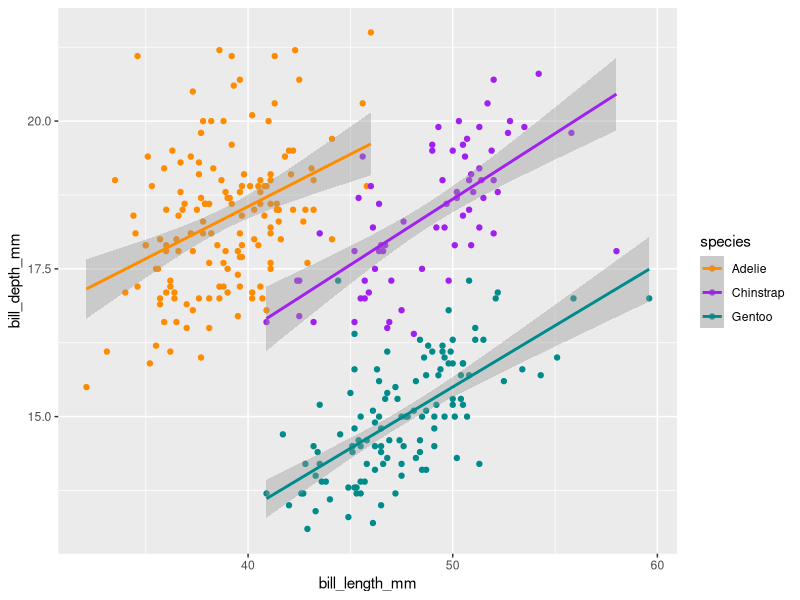
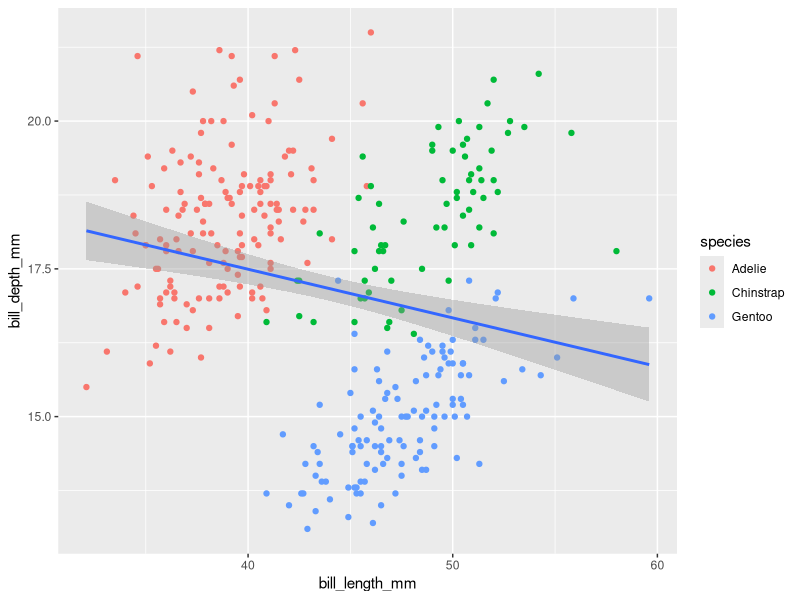
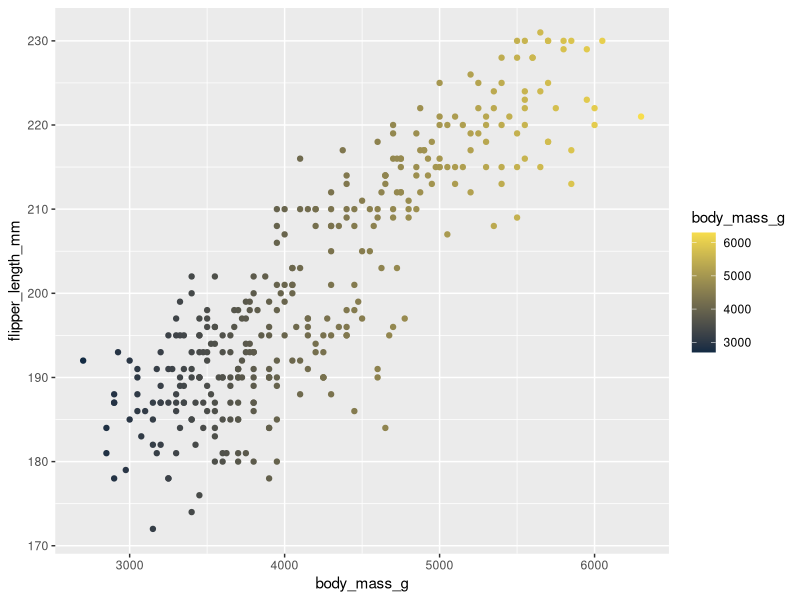
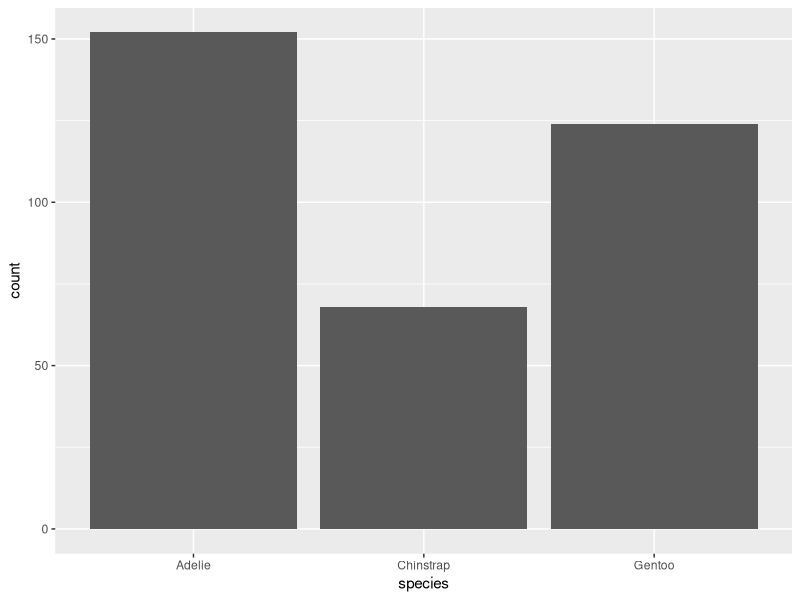
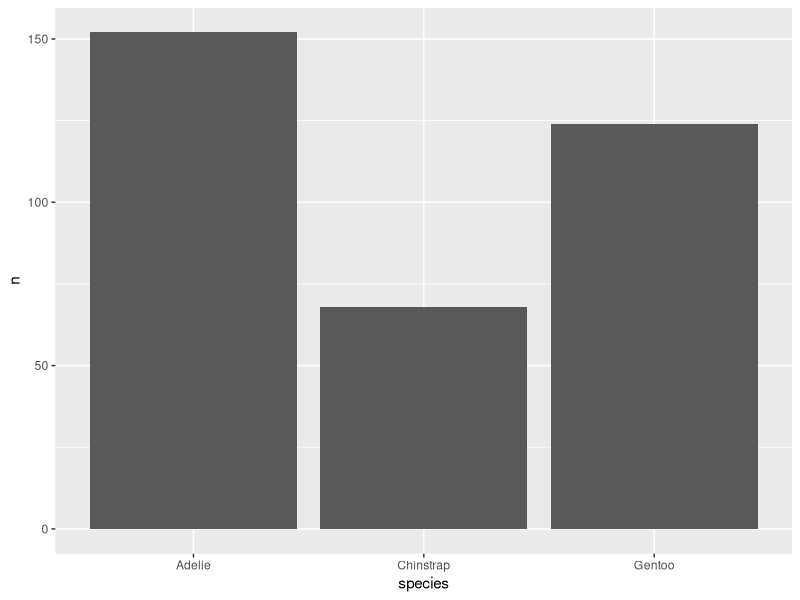
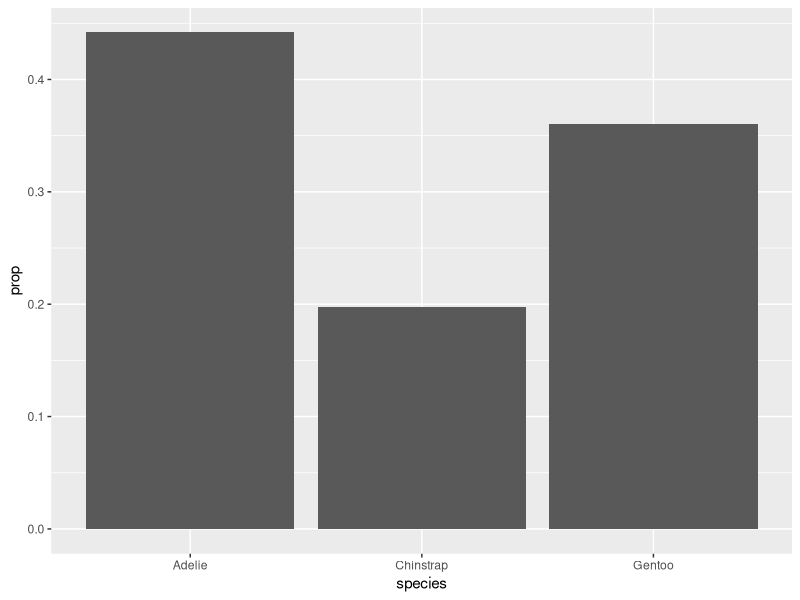
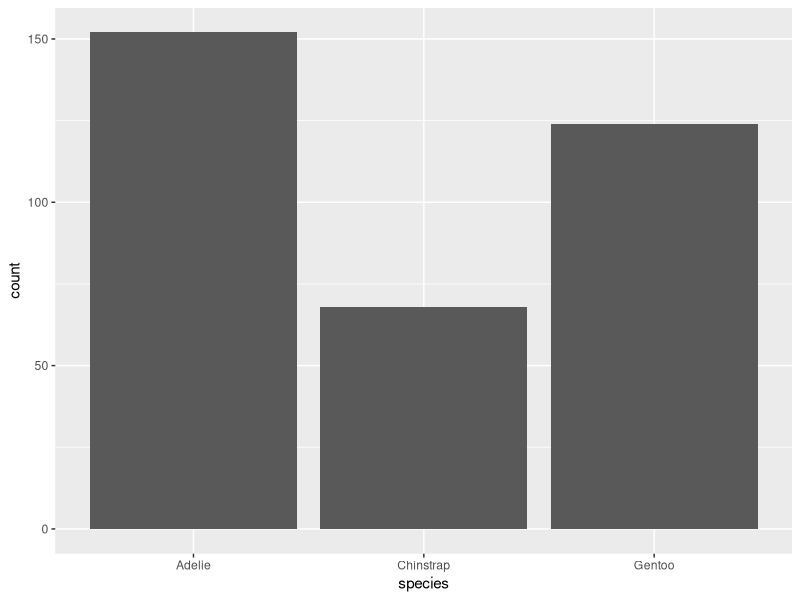
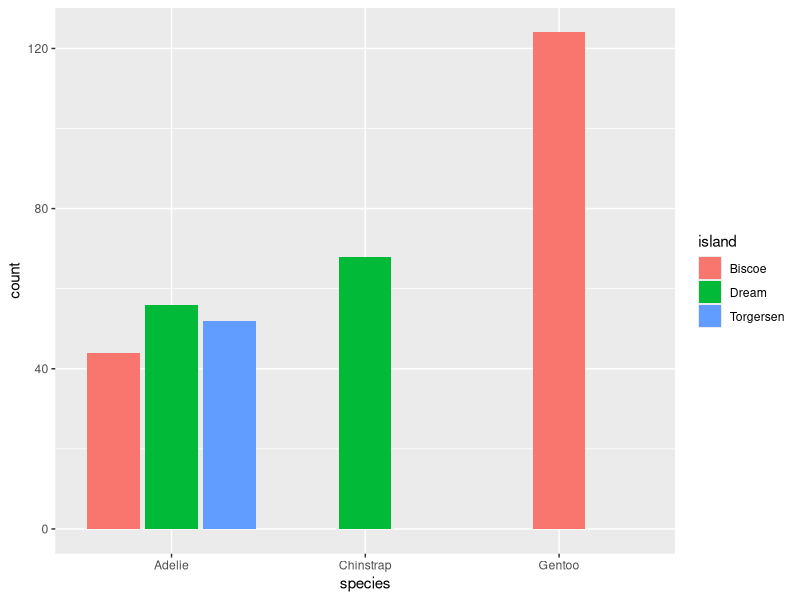

These figures' R source, in order:
## ---- chunk 1
library(tidyverse)
library(palmerpenguins)
## ---- chunk 2
# untidy data ----
temp_data_wide <- tribble(
  ~date, ~station1, ~station2,  ~station3,
  "2023-10-01", 30.1, 29.8,  31.2,
  "2023-11-01", 28.6, 29.1,  33.4,
  "2023-12-01", 29.9, 28.5,  32.3
)

# make tidy ----
temp_data_long <- temp_data_wide |> 
  pivot_longer(cols = starts_with("station"),
               names_to = "station_id",
               values_to = "temp_c")
## ---- chunk 3
# mapping color globally ----
ggplot(na.omit(penguins), aes(x = bill_length_mm,
                              y = bill_depth_mm,
                              color = species)) +
  geom_point() +
  geom_smooth(method = "lm") +
  scale_color_manual(values = c("darkorange", "purple", "cyan4"))

# mappng color locally ----
ggplot(na.omit(penguins), aes(x = bill_length_mm,
                              y = bill_depth_mm)) +
  geom_point(aes(color = species)) +
  geom_smooth(method = "lm")

# piping into a ggplot ----
# penguins |> 
#   ggplot(aes(x = bill_length_mm, y = bill_depth_mm))

# ggplot() +
#   geom_point(data = penguins, 
#              mapping = aes(x = bill_length_mm, 
#                            y = bill_depth_mm))


ggplot(penguins, aes(x = body_mass_g, 
                     y = flipper_length_mm,
                     color = body_mass_g)) +
  geom_point() +
  scale_color_gradient(low = "#132B43", high = "#F7DD4C")
## ---- chunk 4
ggplot(penguins, aes(x = species)) +
  geom_bar()
## ---- chunk 5
penguins_summary <- penguins |> 
  count(species)

ggplot(penguins_summary, aes(x = species, y = n)) +
  geom_bar(stat = "identity")
## ---- chunk 6
ggplot(penguins, aes(x = species, y = after_stat(prop), 
                     group = 1)) +
  geom_bar()

ggplot(penguins, aes(x = species)) +
  geom_bar()
## ---- chunk 7
ggplot(penguins, aes(x = species, fill = island)) +
  geom_bar(position = position_dodge2(preserve = "single")) 
## ---- chunk 8
ggplot(penguins, aes(x = species)) +
  geom_bar() +
  coord_flip() +
  theme_classic() +
  theme(
    axis.title = element_text(size = 17, color = "purple")
  )
